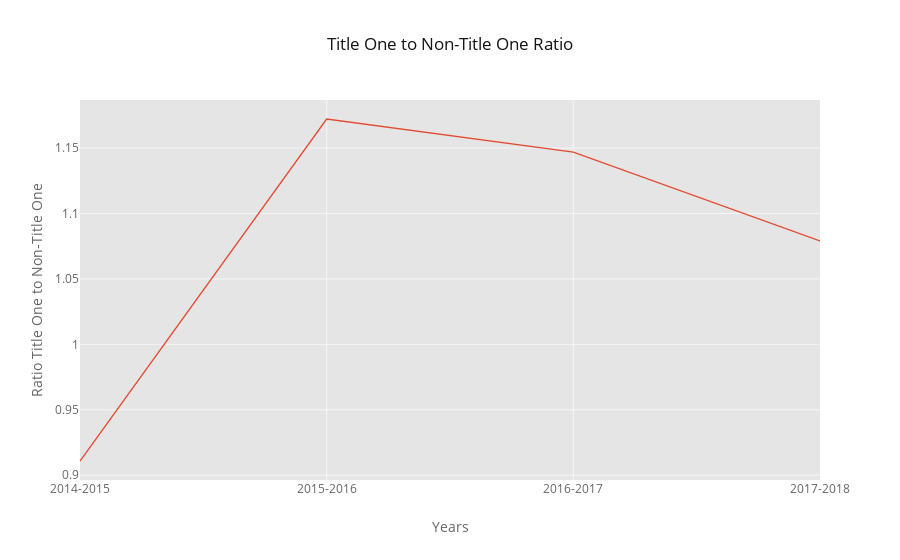

This figure's notebook cell:
### Code cell
# title one vs. non-title one
# Calculate proportion of title one to non-title one students
c_df['non_title1'] = c_df['total_enroll']- c_df['total_title1']
non_t1 = c_df[['year', 'total_title1', 'non_title1']]
non_t1_sum = non_t1.groupby('year').sum()

non_df = non_t1_sum.reset_index()
non_df['Percentage'] = (non_df['non_title1']/non_df['total_title1'])*100
non_df['Ratio'] = (100/non_df['Percentage'])
non_df['T1_rate_of_change'] = (non_df.iloc[0,1]-non_df['total_title1'])*(-1)
non_df['n-T1_rate_of_change'] = (non_df.iloc[0,2]-non_df['non_title1'])*(-1)
non_df['n-T1_negatvie_rate_of_change'] = (non_df.iloc[0,2]-non_df['non_title1'])
rate_enr_t1 = non_df[['year', 'T1_rate_of_change', 'n-T1_negatvie_rate_of_change']]
non_df

df_nnn = non_df[['year','Ratio']].set_index('year')
df_nnn.iplot(kind='line', yTitle='Ratio Title One to Non-Title One', xTitle='Years', title="Title One to Non-Title One Ratio")

### Figure 1 — Plotly figure (JSON) as saved in the notebook; plotly's stock layout.template omitted (floating-point values rounded to 4 significant figures)
{"data": [{"line": {"color": "rgba(226, 74, 51, 1.0)", "dash": "solid", "shape": "linear", "width": 1.3}, "mode": "lines", "name": "Ratio", "text": "", "type": "scatter", "uid": "3a64f3e0-10c1-47e4-a271-31a16141ec9a", "x": ["2014-2015", "2015-2016", "2016-2017", "2017-2018"], "y": [0.9109, 1.172, 1.147, 1.079]}], "layout": {"legend": {"bgcolor": "#FFFFFF", "font": {"color": "#666666"}}, "paper_bgcolor": "#FFFFFF", "plot_bgcolor": "#E5E5E5", "title": {"font": {"color": "#151516"}, "text": "Title One to Non-Title One Ratio"}, "xaxis": {"gridcolor": "#F6F6F6", "showgrid": true, "tickfont": {"color": "#666666"}, "title": {"font": {"color": "#666666"}, "text": "Years"}, "zerolinecolor": "#F6F6F6"}, "yaxis": {"gridcolor": "#F6F6F6", "showgrid": true, "tickfont": {"color": "#666666"}, "title": {"font": {"color": "#666666"}, "text": "Ratio Title One to Non-Title One"}, "zerolinecolor": "#F6F6F6"}}}
